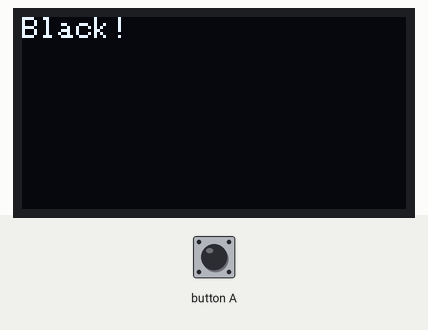
The program below on a simulated BBC micro:bit (MakeCode). On the bench: 128×64 one-colour display. Inputs (shaded band) come from the test bench.

Above: at 1.2 s.
1.3 s: button A pressed for 1.3 s
At 2.9 s:
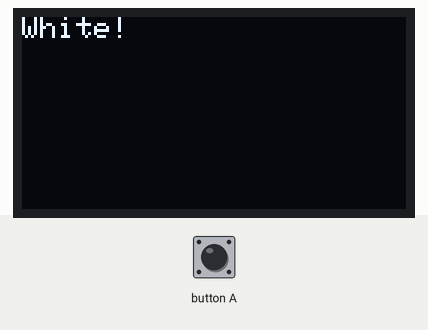
5.7 s: button A pressed for 3.2 s
Timing chart, 0 to 8.7 s (numbered marks = the images above; inputs shaded):
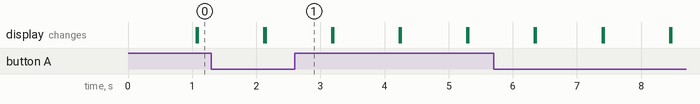

The program:

main.ts
```typescript
OLED.init(128, 64)
basic.forever(function () {
    if (pins.digitalReadPin(DigitalPin.P5) == 0) {
        OLED.writeString("White!")
        basic.pause(1000)
        OLED.clear()
    } else {
        OLED.writeString("Black!")
        basic.pause(1000)
        OLED.clear()
    }
})
```

test.ts
```typescript
// 在此处测试；当此软件包作为插件使用时，将不会编译此软件包。
```

Measured:
- after the input at 1.3 s, the display: first differs from a run without the input after 0.84 s (image 1)
